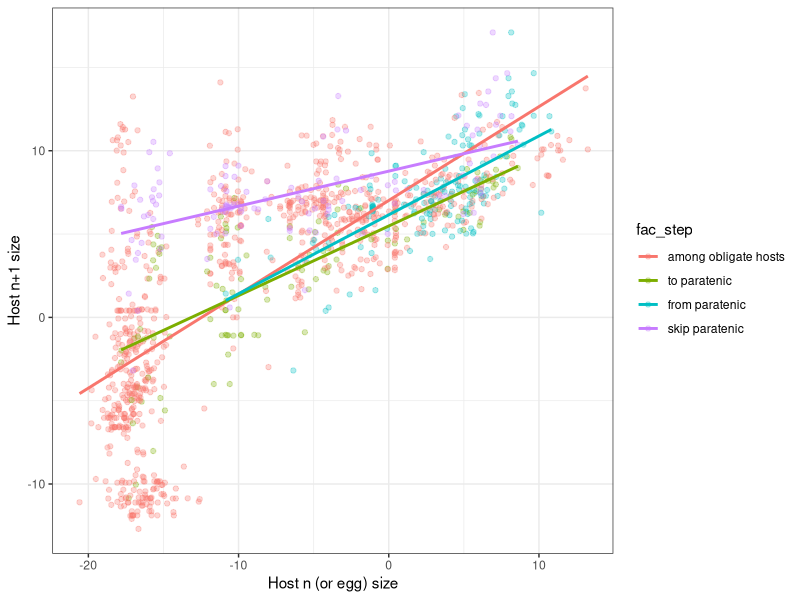
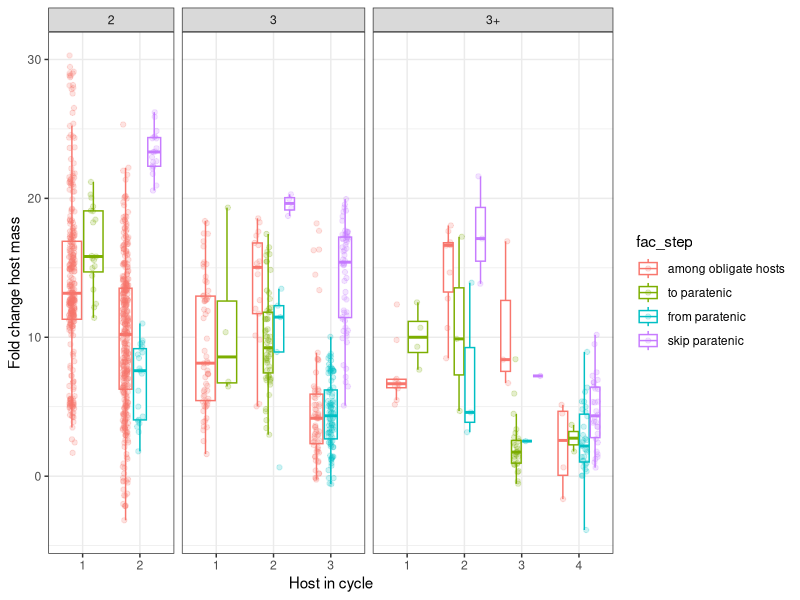
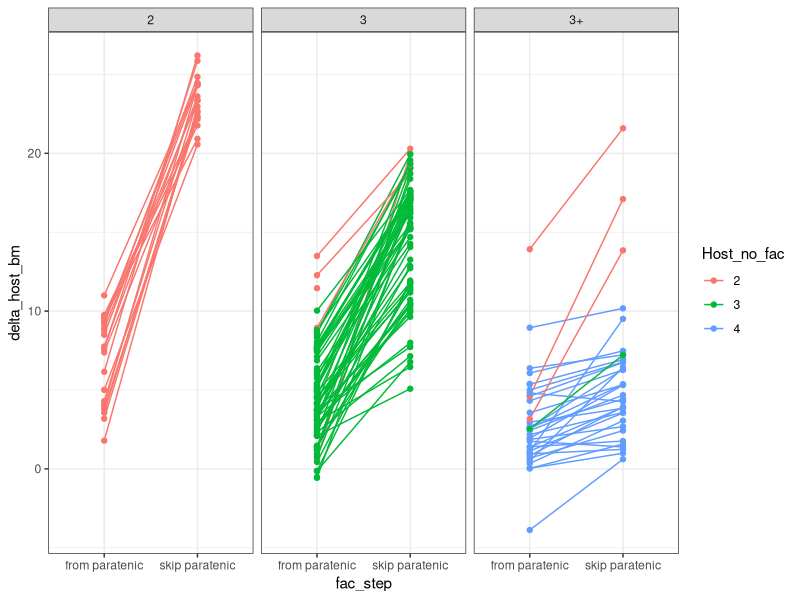
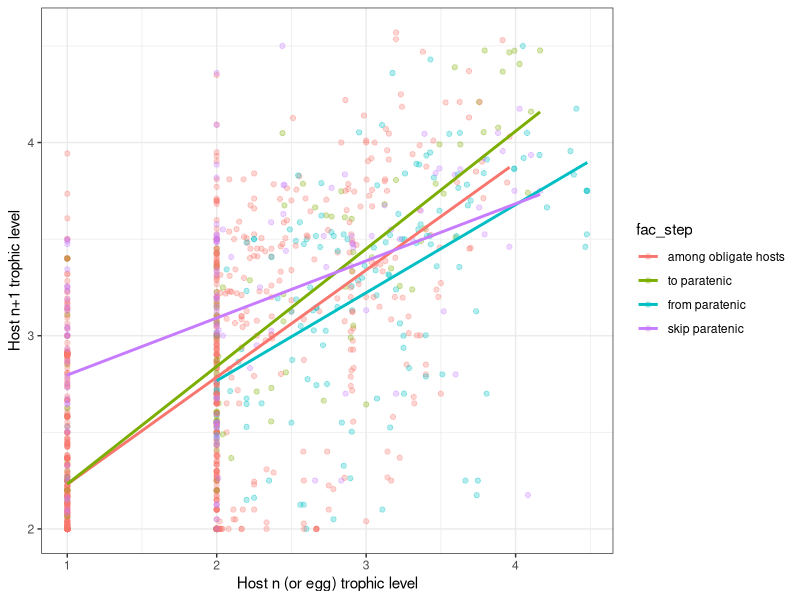
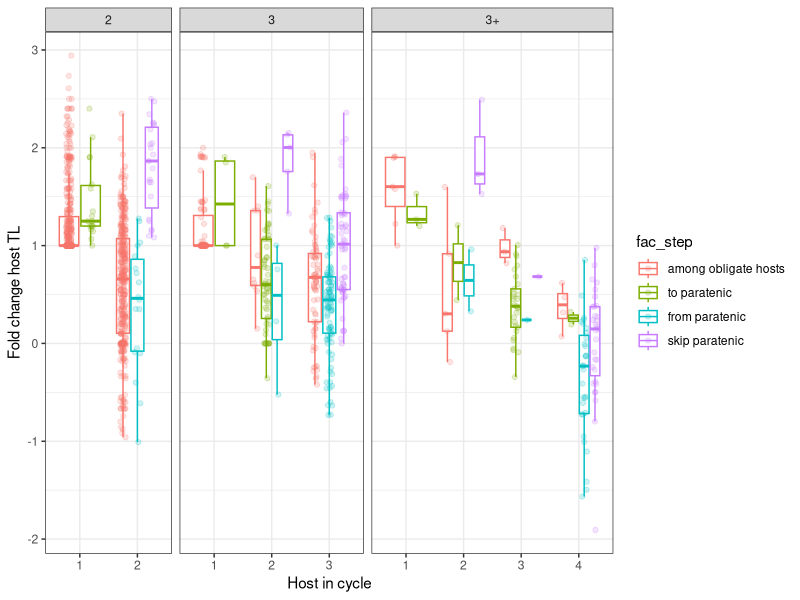
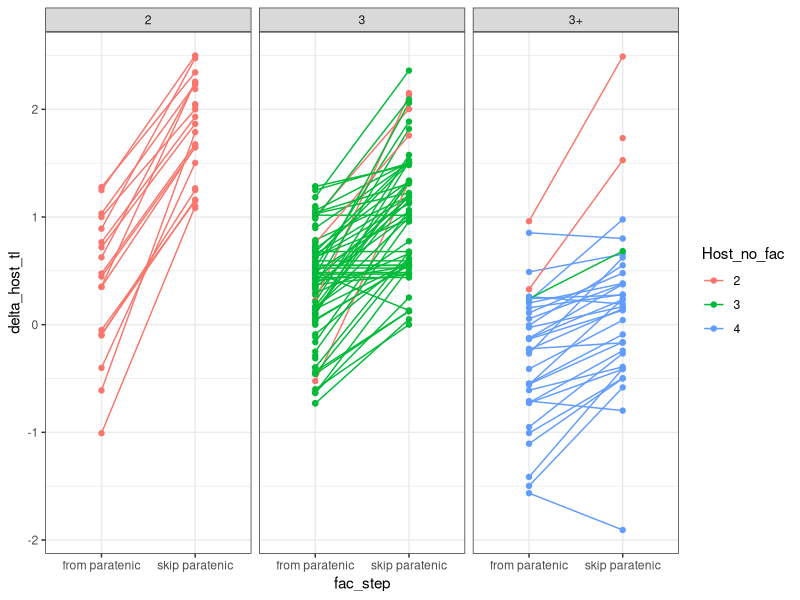

Recreate these plots in R, in order.
## ---- chunk 1
library(tidyverse)
knitr::opts_chunk$set(warning = FALSE, message = FALSE, echo = FALSE)
options(stringsAsFactors = FALSE)
theme_set(new = theme_bw())
## ---- chunk 2
dat <- read.csv(file = "../data/stage_level_combined_noimputed.csv", header = T)
dat <- mutate(dat, Host_no_fac = factor(Host_no_fac),
              obs = factor(1:length(Parasite.species)))
dat <- mutate(dat, stage_lcl = paste0("lc", lcl_max_fac, "_", Host_no_fac),
              Def.int = factor(Def.int, levels = c("int", "def")))
dat <- mutate(dat, Def.int = factor(Def.int, labels = c('Intermediate', 'Definitive')))
dat <- filter(dat, Facultative != "postcyclic", assumed_stage == "no")%>%
  mutate(is_paratenic = if_else(Facultative == "paratenic", "paratenic", "obligate"))%>%
  mutate(is_paratenic_dummy = if_else(is_paratenic=="paratenic", 1, 0),
         p_index = log( (biovolume/exp(host_bm)) ))%>%
  mutate(host_bm = log(10^host_bm))
## ---- chunk 3
# instead of stage-level, reformulate to be at step-in-cycle level
# calculate consumer - resource sizes and trophic levels for each life step
dat <- dat%>%
  group_by(Parasite.species)%>%
  mutate(
    con_g = host_bm,
    res_g = if_else(Host_no_fac == "1", log(initial_biov/1000), lag(host_bm)),
    con_tl = host_tl,
    res_tl = if_else(Host_no_fac == "1", 1, lag(host_tl)),
    fac_step = "among obligate hosts"
    )%>%
  mutate(fac_step = 
           if_else(Facultative == "paratenic", "to paratenic", 
                   if_else(lag(Facultative) == "paratenic", "from paratenic", fac_step, missing = fac_step)))%>%
  ungroup()

dat2 <- dat%>%
  mutate(delta_host_bm = con_g - res_g, 
         delta_host_tl = con_tl - res_tl)
## ---- chunk 4
# for paratenic links, calculate change in host mass/tl if paratenic host skipped
spp_with_paratenic_stage <- filter(dat, Facultative == "paratenic")%>%
  select(Parasite.species)%>%distinct()%>%
  .$Parasite.species

dat3 <- dat2%>%
  filter(Parasite.species %in% spp_with_paratenic_stage)%>%
  group_by(Parasite.species)%>%
  mutate(res_g = if_else(fac_step == "from paratenic" & lag(fac_step == "to paratenic"),
                         lag(res_g), res_g),
         res_tl = if_else(fac_step == "from paratenic" & lag(fac_step == "to paratenic"),
                         lag(res_tl), res_tl),
         fac_step = if_else(fac_step == "from paratenic" & lag(fac_step == "to paratenic"), 
                            "skip paratenic", fac_step))%>%
  ungroup()

# dat3%>%
#   select(Parasite.species, Host.no, fac_step, con_g, res_g)

dat3 <- dat3%>%
  filter(fac_step == "skip paratenic")%>%
  mutate(delta_host_bm = con_g - res_g, 
         delta_host_tl = con_tl - res_tl)
## ---- chunk 5
dat3 <- bind_rows(dat2, dat3)
dat3 <- mutate(dat3, fac_step = fct_relevel(fac_step, c("among obligate hosts", "to paratenic", "from paratenic", "skip paratenic")))
## ---- chunk 6
ggplot(filter(dat3, lcl_max_fac != "1"),
       aes(x = res_g, y = con_g, color = fac_step)) +
  geom_point(alpha = 0.3) +
  geom_smooth(method = lm, se = F) +
  labs(x = "Host n (or egg) size", y = "Host n+1 size")
## ---- chunk 7
ggplot(filter(dat3, lcl_max_fac != "1"), 
       aes(y = delta_host_bm, x = Host_no_fac, color = fac_step)) +
  geom_boxplot(outlier.colour = NA) +
  geom_jitter(position = position_jitterdodge(jitter.width = 0.3), alpha = 0.2) +
  facet_grid(~lcl_max_fac, scales = 'free_x', space = 'free_x') +
  labs(y = "Fold change host mass", x = "Host in cycle")
## ---- chunk 8
ggplot(filter(dat3, lcl_max_fac != "1",
              fac_step == "from paratenic" | fac_step == "skip paratenic"), 
       aes(x = fac_step, y = delta_host_bm, color = Host_no_fac)) +
  geom_line(aes(group = paste(Parasite.species, Host.no))) +
  geom_point() +
  facet_grid(~lcl_max_fac)
## ---- chunk 9
library(lme4)
## ---- chunk 10
mm0 <- lmer(delta_host_bm ~ 1 + (1|Parasite.species) + (1|parasite_genus) + (1|parasite_family) + 
              (1|parasite_order) + (1|parasite_class) + (1|parasite_phylum), 
            data = filter(dat3, lcl_max_fac != "1"))
mm1 <- update(mm0, . ~ . + Host_no_fac)
mm2 <- update(mm1, . ~ . + lcl_max_fac)
mm3 <- update(mm0, . ~ . + stage_lcl)
mm4 <- update(mm3, . ~ . + fac_step)
## ---- chunk 11
anova(mm0, mm1, mm2, mm3, mm4, test = "Chi")
## ---- chunk 12
summary(mm4)
## ---- chunk 13
ggplot(filter(dat3, lcl_max_fac != "1"),
       aes(x = res_tl, y = con_tl, color = fac_step)) +
  geom_point(alpha = 0.3) +
  geom_smooth(method = lm, se = F) +
  labs(x = "Host n (or egg) trophic level", y = "Host n+1 trophic level")
## ---- chunk 14
ggplot(filter(dat3, lcl_max_fac != "1"),
       # %>%
         # filter(Host_no_fac != "1"), 
       aes(y = delta_host_tl, x = Host_no_fac, color = fac_step)) +
  geom_boxplot(outlier.colour = NA) +
  geom_jitter(position = position_jitterdodge(jitter.width = 0.3), alpha = 0.2) +
  facet_grid(~lcl_max_fac, scales = 'free_x', space = 'free_x') +
  labs(y = "Fold change host TL", x = "Host in cycle")
## ---- chunk 15
ggplot(filter(dat3, lcl_max_fac != "1",
              fac_step == "from paratenic" | fac_step == "skip paratenic"), 
       aes(x = fac_step, y = delta_host_tl, color = Host_no_fac)) +
  geom_line(aes(group = paste(Parasite.species, Host.no))) +
  geom_point() +
  facet_grid(~lcl_max_fac)
## ---- chunk 16
mm0_tl <- lmer(delta_host_tl ~ 1 + (1|Parasite.species) + (1|parasite_genus) + (1|parasite_family) + 
              (1|parasite_order) + (1|parasite_class) + (1|parasite_phylum), 
            data = filter(dat3, lcl_max_fac != "1"))
mm1_tl <- update(mm0_tl, . ~ . + Host_no_fac)
mm2_tl <- update(mm1_tl, . ~ . + lcl_max_fac)
mm3_tl <- update(mm0_tl, . ~ . + stage_lcl)
mm4_tl <- update(mm3_tl, . ~ . + fac_step)
## ---- chunk 17
anova(mm0_tl, mm1_tl, mm2_tl, mm3_tl, mm4_tl, test = "Chi")
## ---- chunk 18
summary(mm4_tl)
## ---- chunk 19
# ggplot(filter(dat3, lcl_max_fac != "1")%>%
#          filter(fac_step != "to paratenic"), 
#        aes(y = delta_host_tl, x = Host_no_fac, color = fac_step)) +
#   geom_boxplot(outlier.colour = NA) +
#   geom_jitter(position = position_jitterdodge()) +
#   facet_grid(~lcl_max_fac, scales = 'free_x', space = 'free_x') 
## ---- chunk 20
# ggplot(filter(dat2, lcl_max_fac != "1"), 
#        aes(x = Host.no, y = host_bm)) +
#   geom_line(aes(group = Parasite.species)) +
#   geom_line(data = 
#               filter(dat2, Parasite.species %in% spp_with_paratenic_stage, Facultative != "paratenic")%>%
#               group_by(Parasite.species)%>%
#               mutate(Host.no = 1:length(Parasite.species))
#               ,
#             aes(group = Parasite.species),
#             color = "red") +
#   facet_grid(~lcl_max_fac, scales = 'free_x', space = 'free_x') 
